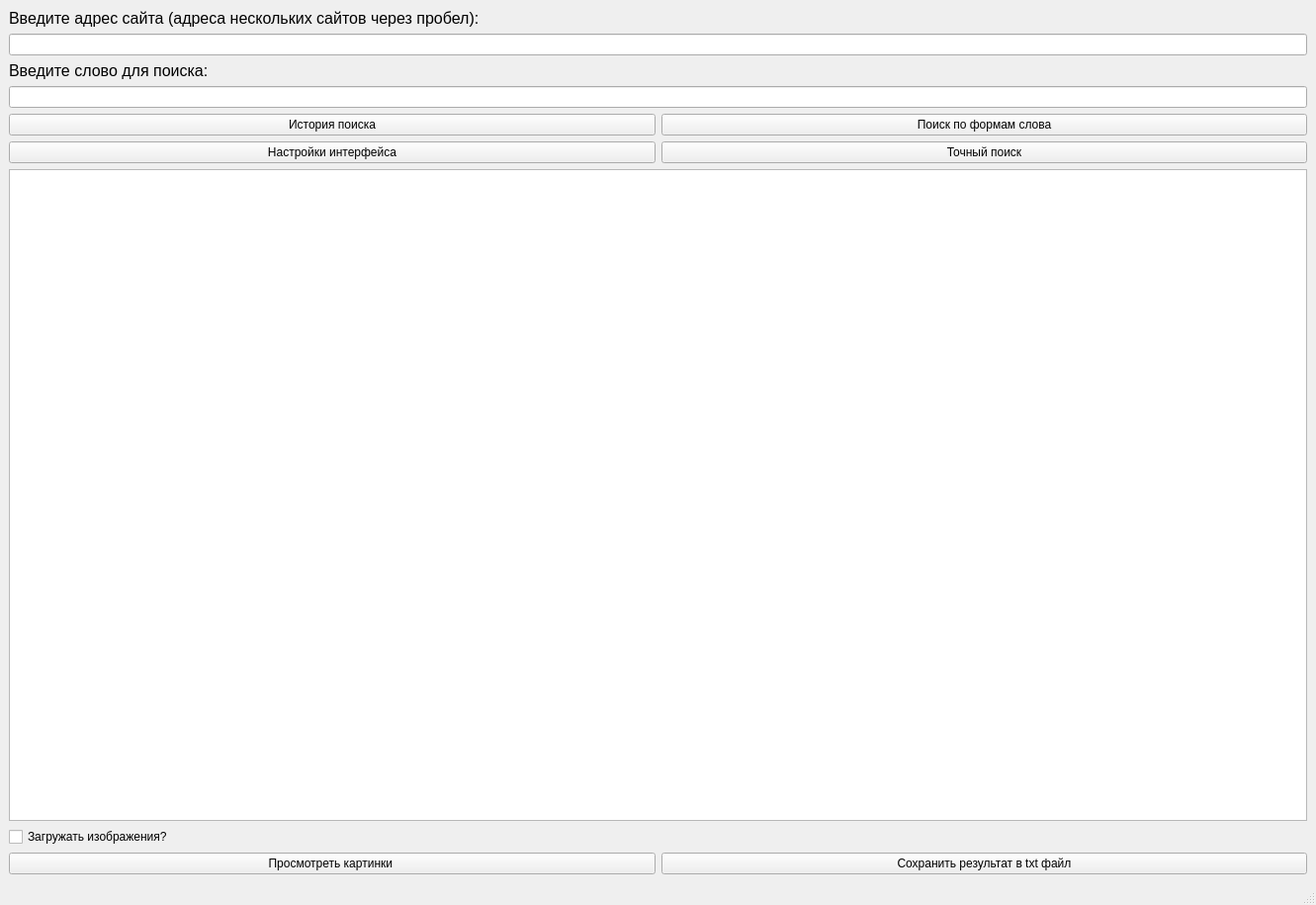
<?xml version="1.0" encoding="UTF-8"?>
<ui version="4.0">
 <class>MainWindow</class>
 <widget class="QMainWindow" name="MainWindow">
  <property name="geometry">
   <rect>
    <x>0</x>
    <y>0</y>
    <width>1331</width>
    <height>915</height>
   </rect>
  </property>
  <property name="windowTitle">
   <string>ParsingTool</string>
  </property>
  <widget class="QWidget" name="centralwidget">
   <layout class="QGridLayout" name="gridLayout">
    <item row="5" column="0">
     <widget class="QPushButton" name="interface_but">
      <property name="text">
       <string>Настройки интерфейса</string>
      </property>
     </widget>
    </item>
    <item row="4" column="1">
     <widget class="QPushButton" name="search_forms">
      <property name="text">
       <string>Поиск по формам слова</string>
      </property>
     </widget>
    </item>
    <item row="6" column="0" colspan="2">
     <widget class="QTextEdit" name="result_UI"/>
    </item>
    <item row="3" column="0" colspan="2">
     <widget class="QLineEdit" name="word_line"/>
    </item>
    <item row="4" column="0">
     <widget class="QPushButton" name="hist_but">
      <property name="text">
       <string>История поиска</string>
      </property>
     </widget>
    </item>
    <item row="1" column="0" colspan="2">
     <widget class="QLineEdit" name="url_line"/>
    </item>
    <item row="2" column="0" colspan="2">
     <widget class="QLabel" name="label_2">
      <property name="font">
       <font>
        <pointsize>12</pointsize>
       </font>
      </property>
      <property name="text">
       <string>Введите слово для поиска:</string>
      </property>
     </widget>
    </item>
    <item row="8" column="0">
     <widget class="QPushButton" name="show_pics">
      <property name="text">
       <string>Просмотреть картинки </string>
      </property>
     </widget>
    </item>
    <item row="5" column="1">
     <widget class="QPushButton" name="search_exact">
      <property name="text">
       <string>Точный поиск</string>
      </property>
     </widget>
    </item>
    <item row="8" column="1">
     <widget class="QPushButton" name="save_but">
      <property name="text">
       <string>Сохранить результат в txt файл</string>
      </property>
     </widget>
    </item>
    <item row="0" column="0" colspan="2">
     <widget class="QLabel" name="label">
      <property name="font">
       <font>
        <pointsize>12</pointsize>
       </font>
      </property>
      <property name="text">
       <string>Введите адрес сайта (адреса нескольких сайтов через пробел):</string>
      </property>
     </widget>
    </item>
    <item row="7" column="0">
     <widget class="QCheckBox" name="check_pics">
      <property name="text">
       <string>Загружать изображения?</string>
      </property>
     </widget>
    </item>
   </layout>
  </widget>
  <widget class="QMenuBar" name="menubar">
   <property name="geometry">
    <rect>
     <x>0</x>
     <y>0</y>
     <width>1331</width>
     <height>22</height>
    </rect>
   </property>
  </widget>
  <widget class="QStatusBar" name="statusbar"/>
 </widget>
 <resources/>
 <connections/>
</ui>
